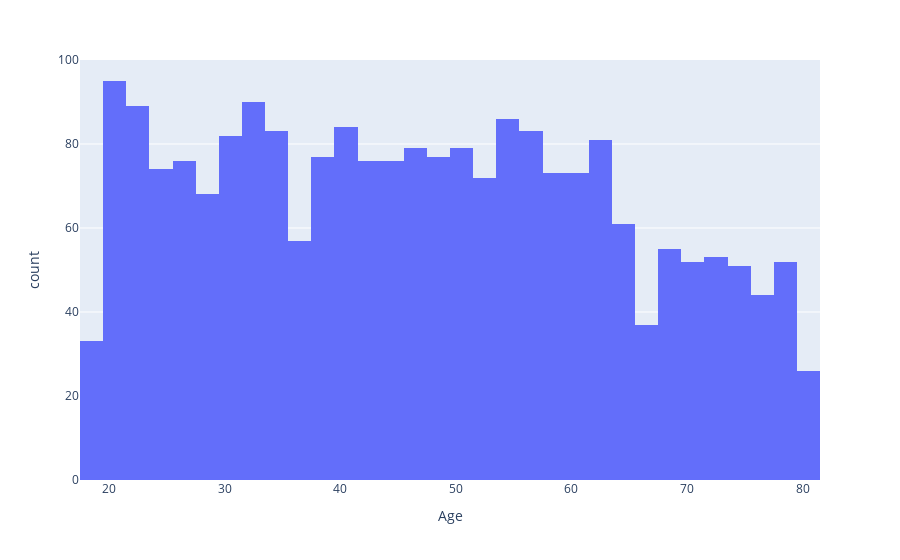

Notebook cell for this chart:
### Code cell
fig = px.histogram(df1, x = 'Age')
fig.show()

### Figure 1 — Plotly figure (JSON) as saved in the notebook; plotly's stock layout.template omitted (floating-point values rounded to 4 significant figures; data arrays with more than 128 entries replaced by an {"elided": "..."} marker saying what was removed)
{"data": [{"alignmentgroup": "True", "bingroup": "x", "hovertemplate": "Age=%{x}<br>count=%{y}<extra></extra>", "legendgroup": "", "marker": {"color": "#636efa", "pattern": {"shape": ""}}, "name": "", "offsetgroup": "", "orientation": "v", "showlegend": false, "type": "histogram", "x": {"elided": "2194 int values"}, "xaxis": "x", "yaxis": "y"}], "layout": {"autosize": true, "barmode": "relative", "legend": {"tracegroupgap": 0}, "margin": {"t": 60}, "xaxis": {"anchor": "y", "autorange": true, "domain": [0, 1], "range": [17.5, 81.5], "title": {"text": "Age"}, "type": "linear"}, "yaxis": {"anchor": "x", "autorange": true, "domain": [0, 1], "range": [0, 100], "title": {"text": "count"}}}}
